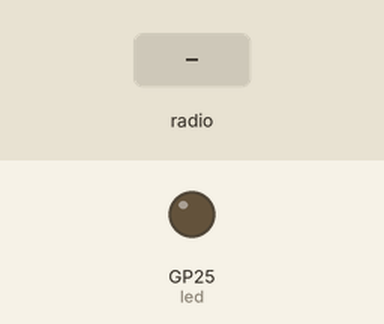
Bench run of a program on a simulated Raspberry Pi Pico running MicroPython. Parts: output pins drawn as LEDs (lit = HIGH). The inputs (shaded band) are chosen by the test bench. Pins used as bus, display or sensor lines are not drawn; what the program prints to the serial console is not drawn.

Above: at 1.2 s.
1.3 s: radio message "1" arrives
Timing chart, 0 to 4.3 s (numbered marks = the images above; inputs shaded):
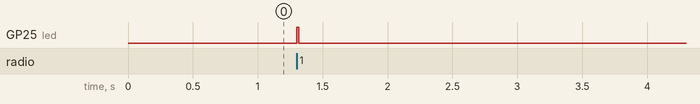

Measured:
- after the input at 1.3 s, GP25 (led): LOW → HIGH at once, → LOW 0.02 s later

The program:

20230325_receive.py
```python
import ustruct as struct
import utime
from machine import Pin, SPI
from nrf24l01 import NRF24L01
from micropython import const

# delay between receiving a message and waiting for the next message
POLL_DELAY = const(15)
# Delay between receiving a message and sending the response
# (so that the other pico has time to listen)
SEND_DELAY = const(10)

# Pico pin definition:
spi = SPI(0, sck=Pin(6), mosi=Pin(7), miso=Pin(4))
cfg = {"spi": spi, "csn": 5, "ce": 12}

csn = Pin(cfg["csn"], mode=Pin.OUT, value=1)
ce = Pin(cfg["ce"], mode=Pin.OUT, value=0)
spi = cfg["spi"]
nrf = NRF24L01(spi, csn, ce, channel=60, payload_size=30)

# Addresses
# b"\xe1\xf0\xf0\xf0\xf0", b"\xd2\xf0\xf0\xf0\xf0"
pipes = ("1Node", "2Node")

nrf.open_tx_pipe(pipes[0])
nrf.open_rx_pipe(1, pipes[1])
nrf.start_listening()

print("nRF24L01 receiver; waiting for the first post...")
led = Pin(25, Pin.OUT)
led.value(0)
while True:
    if nrf.any(): # we received something
        while nrf.any():
            buf = nrf.recv()
            counter = struct.unpack("6s", buf)
            print("message received:", counter[0])
            led.value(1)
            utime.sleep_ms(POLL_DELAY) # delay before next listening
            led.value(0)


        """response = counter[0]%2 # preparing the response

        utime.sleep_ms(SEND_DELAY) # Give the other Pico a brief time to listen
        nrf.stop_listening()
        try:
            nrf.send(struct.pack("i", response))
        except OSError:
            pass
        print("reply sent:", response)"""
        nrf.start_listening()
print("break")
nrf.set_tx()
```
